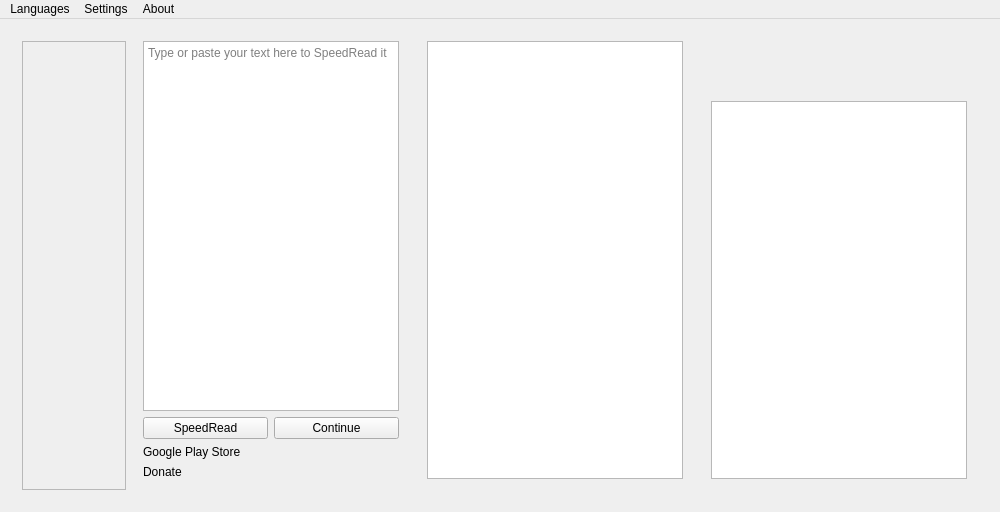
<?xml version="1.0" encoding="UTF-8"?>
<!--
    Copyright 2014-2015 Vanniktech - Niklas Baudy

    This file is part of SpeedReader.

    SpeedReader is free software: you can redistribute it and/or modify
    it under the terms of the GNU General Public License as published by
    the Free Software Foundation, either version 2 of the License, or
    (at your option) any later version.

    SpeedReader is distributed in the hope that it will be useful,
    but WITHOUT ANY WARRANTY; without even the implied warranty of
    MERCHANTABILITY or FITNESS FOR A PARTICULAR PURPOSE.  See the
    GNU General Public License for more details.

    You should have received a copy of the GNU General Public License
    along with SpeedReader. If not, see <http://www.gnu.org/licenses/>.
-->
<ui version="4.0">
 <class>MainWindow</class>
 <widget class="QMainWindow" name="MainWindow">
  <property name="geometry">
   <rect>
    <x>0</x>
    <y>0</y>
    <width>1000</width>
    <height>512</height>
   </rect>
  </property>
  <property name="windowTitle">
   <string>SpeedReader</string>
  </property>
  <widget class="QWidget" name="centralWidget">
   <layout class="QHBoxLayout" name="horizontalLayout">
    <item>
     <widget class="QStackedWidget" name="stackedWidget">
      <property name="currentIndex">
       <number>0</number>
      </property>
      <widget class="QWidget" name="startPage">
       <layout class="QHBoxLayout" name="startPageLayout" stretch="1,2">
        <item>
         <layout class="QHBoxLayout" name="startPageWidget">
          <item>
           <widget class="QScrollArea" name="navigationDrawerScrollArea">
            <property name="widgetResizable">
             <bool>true</bool>
            </property>
            <widget class="QWidget" name="navigationDrawerScrollAreaWidget">
             <property name="geometry">
              <rect>
               <x>0</x>
               <y>0</y>
               <width>120</width>
               <height>449</height>
              </rect>
             </property>
            </widget>
           </widget>
          </item>
          <item>
           <widget class="QWidget" name="pasteWidget" native="true">
            <layout class="QVBoxLayout" name="pasteWidgetLayout">
             <property name="topMargin">
              <number>0</number>
             </property>
             <item>
              <widget class="QPlainTextEdit" name="plainTextEdit">
               <property name="placeholderText" stdset="0">
                <string>Type or paste your text here to SpeedRead it</string>
               </property>
              </widget>
             </item>
             <item>
              <layout class="QHBoxLayout" name="buttonLayout">
               <property name="sizeConstraint">
                <enum>QLayout::SetDefaultConstraint</enum>
               </property>
               <item>
                <widget class="QPushButton" name="speedreadButton">
                 <property name="toolTip">
                  <string>&lt;html&gt;&lt;head/&gt;&lt;body&gt;&lt;p&gt;Shortcut: S&lt;/p&gt;&lt;/body&gt;&lt;/html&gt;</string>
                 </property>
                 <property name="text">
                  <string>SpeedRead</string>
                 </property>
                </widget>
               </item>
               <item>
                <widget class="QPushButton" name="continueButton">
                 <property name="toolTip">
                  <string>&lt;html&gt;&lt;head/&gt;&lt;body&gt;&lt;p&gt;Shortcut: C&lt;/p&gt;&lt;/body&gt;&lt;/html&gt;</string>
                 </property>
                 <property name="text">
                  <string>Continue</string>
                 </property>
                </widget>
               </item>
              </layout>
             </item>
             <item>
              <widget class="QLabel" name="googlePlayStoreLabel">
               <property name="text">
                <string>Google Play Store</string>
               </property>
               <property name="textFormat">
                <enum>Qt::RichText</enum>
               </property>
               <property name="wordWrap">
                <bool>true</bool>
               </property>
               <property name="openExternalLinks">
                <bool>true</bool>
               </property>
              </widget>
             </item>
             <item>
              <widget class="QLabel" name="donateLabel">
               <property name="text">
                <string>Donate</string>
               </property>
               <property name="textFormat">
                <enum>Qt::RichText</enum>
               </property>
               <property name="wordWrap">
                <bool>true</bool>
               </property>
               <property name="openExternalLinks">
                <bool>true</bool>
               </property>
              </widget>
             </item>
            </layout>
           </widget>
          </item>
          <item>
           <widget class="QWidget" name="rssWidget" native="true">
            <layout class="QVBoxLayout" name="rssWidgetLayout">
             <property name="topMargin">
              <number>0</number>
             </property>
             <item>
              <widget class="QListWidget" name="rssListWidget">
               <property name="iconSize">
                <size>
                 <width>80</width>
                 <height>80</height>
                </size>
               </property>
               <property name="wordWrap">
                <bool>true</bool>
               </property>
              </widget>
             </item>
            </layout>
           </widget>
          </item>
          <item>
           <widget class="QWidget" name="statusWidget" native="true">
            <layout class="QVBoxLayout" name="statusWidgetLayout">
             <property name="topMargin">
              <number>0</number>
             </property>
             <item>
              <widget class="QLabel" name="segmentsStatusLabel"/>
             </item>
             <item>
              <widget class="QLabel" name="stopWordsStatusLabel"/>
             </item>
             <item>
              <widget class="QLabel" name="estimatedRemainingSpeedReadingTimeLabel"/>
             </item>
             <item>
              <widget class="QTextEdit" name="textEdit">
               <property name="readOnly">
                <bool>true</bool>
               </property>
              </widget>
             </item>
            </layout>
           </widget>
          </item>
         </layout>
        </item>
       </layout>
      </widget>
      <widget class="QWidget" name="speedreadPage">
       <layout class="QHBoxLayout" name="speedreadPageLayout">
        <item>
         <widget class="QWidget" name="speedreadWidget" native="true">
          <layout class="QVBoxLayout" name="speedreadWidgetLayout">
           <item>
            <widget class="QProgressBar" name="progressBar">
             <property name="value">
              <number>24</number>
             </property>
            </widget>
           </item>
           <item>
            <widget class="QLabel" name="label">
             <property name="text">
              <string/>
             </property>
            </widget>
           </item>
           <item>
            <layout class="QHBoxLayout" name="stopCancelButtonLayout">
             <item>
              <widget class="QPushButton" name="stopButton">
               <property name="toolTip">
                <string>&lt;html&gt;&lt;head/&gt;&lt;body&gt;&lt;p&gt;Shortcut: S&lt;/p&gt;&lt;/body&gt;&lt;/html&gt;</string>
               </property>
               <property name="text">
                <string>Stop</string>
               </property>
              </widget>
             </item>
             <item>
              <widget class="QPushButton" name="cancelButton">
               <property name="toolTip">
                <string>&lt;html&gt;&lt;head/&gt;&lt;body&gt;&lt;p&gt;Shortcut: C&lt;/p&gt;&lt;/body&gt;&lt;/html&gt;</string>
               </property>
               <property name="text">
                <string>Cancel</string>
               </property>
              </widget>
             </item>
            </layout>
           </item>
          </layout>
         </widget>
        </item>
       </layout>
      </widget>
     </widget>
    </item>
   </layout>
  </widget>
  <widget class="QMenuBar" name="menuBar">
   <property name="geometry">
    <rect>
     <x>0</x>
     <y>0</y>
     <width>1000</width>
     <height>20</height>
    </rect>
   </property>
   <widget class="QMenu" name="menuSettings">
    <property name="title">
     <string>Settings</string>
    </property>
    <addaction name="actionSpeedReader"/>
   </widget>
   <widget class="QMenu" name="menuAbout">
    <property name="title">
     <string>About</string>
    </property>
    <addaction name="actionAboutSpeedReader"/>
    <addaction name="separator"/>
    <addaction name="actionDonate"/>
    <addaction name="separator"/>
    <addaction name="actionCheckForUpdates"/>
    <addaction name="separator"/>
    <addaction name="actionForkMeOnGitHub"/>
    <addaction name="separator"/>
    <addaction name="actionReportABug"/>
    <addaction name="separator"/>
    <addaction name="actionSendFeedback"/>
   </widget>
   <widget class="QMenu" name="menuLanguage">
    <property name="title">
     <string>Languages</string>
    </property>
   </widget>
   <addaction name="menuLanguage"/>
   <addaction name="menuSettings"/>
   <addaction name="menuAbout"/>
  </widget>
  <action name="actionSpeedReader">
   <property name="text">
    <string>SpeedReader</string>
   </property>
   <property name="shortcut">
    <string>Ctrl+,</string>
   </property>
   <property name="menuRole">
    <enum>QAction::PreferencesRole</enum>
   </property>
  </action>
  <action name="actionAboutSpeedReader">
   <property name="text">
    <string>SpeedReader</string>
   </property>
   <property name="shortcut">
    <string>Ctrl+Shift+A</string>
   </property>
   <property name="menuRole">
    <enum>QAction::AboutRole</enum>
   </property>
  </action>
  <action name="actionCheckForUpdates">
   <property name="text">
    <string>Check for updates</string>
   </property>
   <property name="shortcut">
    <string>Ctrl+U</string>
   </property>
   <property name="menuRole">
    <enum>QAction::ApplicationSpecificRole</enum>
   </property>
  </action>
  <action name="actionDonate">
   <property name="text">
    <string>Donate</string>
   </property>
   <property name="shortcut">
    <string>Ctrl+Shift+D</string>
   </property>
   <property name="menuRole">
    <enum>QAction::ApplicationSpecificRole</enum>
   </property>
  </action>
  <action name="actionReportABug">
   <property name="text">
    <string>Report a bug</string>
   </property>
   <property name="shortcut">
    <string>Ctrl+Shift+R</string>
   </property>
   <property name="menuRole">
    <enum>QAction::ApplicationSpecificRole</enum>
   </property>
  </action>
  <action name="actionSendFeedback">
   <property name="text">
    <string>Send feedback</string>
   </property>
   <property name="shortcut">
    <string>Ctrl+Shift+S</string>
   </property>
   <property name="menuRole">
    <enum>QAction::ApplicationSpecificRole</enum>
   </property>
  </action>
  <action name="actionForkMeOnGitHub">
   <property name="text">
    <string>Fork me on GitHub</string>
   </property>
   <property name="shortcut">
    <string>Ctrl+Shift+G</string>
   </property>
   <property name="menuRole">
    <enum>QAction::ApplicationSpecificRole</enum>
   </property>
  </action>
 </widget>
 <layoutdefault spacing="6" margin="11"/>
 <resources>
  <include location="resources.qrc"/>
 </resources>
 <connections/>
</ui>
